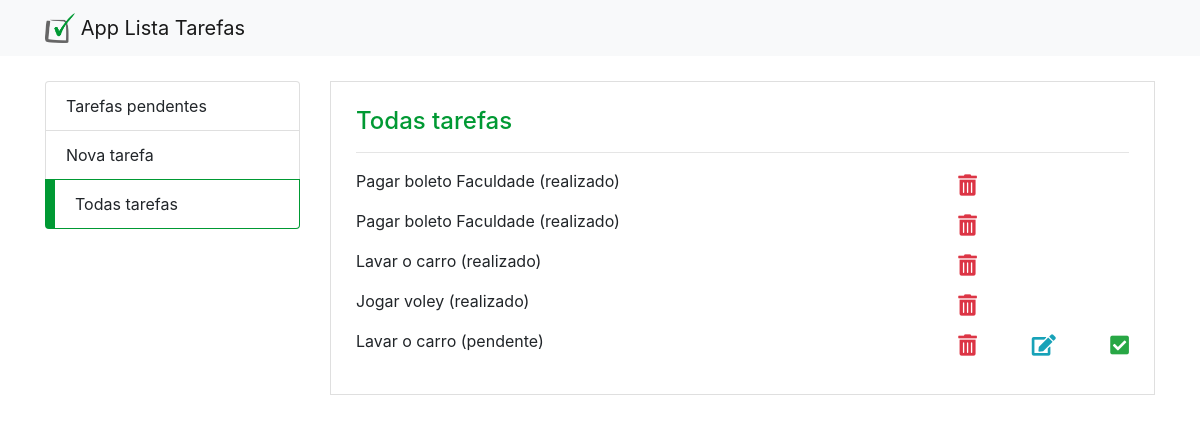
Screenshot of /todas_tarefas.php with the database file from the repository.
### tables this page shows
CREATE TABLE `tb_tarefas` (
  `id` int(11) NOT NULL AUTO_INCREMENT,
  `id_status` int(11) NOT NULL DEFAULT '1',
  `tarefa` text NOT NULL,
  `data_cadastrado` datetime NOT NULL DEFAULT CURRENT_TIMESTAMP,
  PRIMARY KEY (`id`),
  KEY `id_status` (`id_status`),
  CONSTRAINT `tb_tarefas_ibfk_1` FOREIGN KEY (`id_status`) REFERENCES `tb_status` (`id`)
);

CREATE TABLE `tb_status` (
  `id` int(11) NOT NULL AUTO_INCREMENT,
  `status` varchar(45) NOT NULL,
  PRIMARY KEY (`id`)
);

### controller/tarefa_controller.php (called while the page is built, shortened)
<?php
require './model/tarefa.service.php';
require './model/conexao.php';
$acao = isset($_GET['acao']) ? $_GET['acao'] : $acao;
if(isset($_GET['acao']) && $_GET['acao'] == 'inserir') {
    $tarefa = new Tarefa();
$tarefa-> __set('tarefa', $_POST['tarefa']);
$conexao = new Conexao();
$tarefaService = new TarefaService($conexao, $tarefa);
$tarefaService->inserir();
header('Location: nova_tarefa.php?inclusao=1');
} else if ($acao == 'recuperar') {
    $tarefa = new Tarefa();
    $conexao = new Conexao();
    $tarefaService = new TarefaService($conexao, $tarefa);
    $tarefas = $tarefaService->recuperar();
} else if ($acao == 'atualizar') {
    $tarefa = new Tarefa();
    $tarefa->__set('id', $_POST['id']);
    $tarefa->__set('tarefa', $_POST['tarefa']);
    $conexao = new Conexao();
    $tarefaService = new TarefaService($conexao, $tarefa);
    if($tarefaService->atualizar()) {
        if(isset($_GET['pag']) && $_GET['pag'] == 'index') {
            header('Location: index.php');
        } else {
        header('Location: todas_tarefas.php');
    }
    }
} else if($acao == 'remover') {
    $tarefa = new Tarefa();
    $tarefa->__set('id', $_GET['id']);
    $conexao = new Conexao();
    $tarefaService = new TarefaService($conexao, $tarefa);
    $tarefaService->remover();
    if(isset($_GET['pag']) && $_GET['pag'] == 'index') {
        header('Location: index.php');
    } else {
    header('Location: todas_tarefas.php');
    }
} else if ($acao == 'marcarRealizada') {
    $tarefa = new Tarefa();
    $tarefa->__set('id', $_GET['id']);
    $tarefa->__set('id_status', 2);
    $conexao = new Conexao();
    $tarefaService = new TarefaService($conexao, $tarefa);
    $tarefaService->marcarRealizada();
    if(isset($_GET['pag']) && $_GET['pag'] == 'index') {
        header('Location: index.php');
    } else {
    header('Location: todas_tarefas.php');
    }
} else if ($acao == 'recuperarTarefasPendente') {
    $tarefa = new Tarefa();
    $tarefa->__set('id_status', 1);
    $conexao = new Conexao();
    $tarefaService = new TarefaService($conexao, $tarefa);
    $tarefas = $tarefaService->recuperarTarefasPendente();
}

### model/conexao.php (called while the page is built)
<?php
class Conexao {
    private $host = 'localhost';
    private $dbname = 'apptarefas';
    private $user = 'root';
    private $pass = 'senha';
    public function conectar() {
        try {
            $conexao = new PDO (
                "mysql:host=$this->host; dbname=$this->dbname",
                "$this->user",
                "$this->pass"
            );
            return $conexao;
        } catch (PDOException $e) {
            echo 'Erro ao conectar' . $e->getMessage();
        }
    }
}

### model/tarefa.service.php (called while the page is built, shortened)
<?php
class TarefaService {
    private $conexao;
    public function __construct(Conexao $conexao, Tarefa $tarefa)
    {
        $this->conexao = $conexao->conectar();
    }
    public function recuperar () {
        $query = '  SELECT
                    t.id, s.status, t.tarefa
                    FROM
                    tb_tarefas as t
                    left join tb_status as s on (t.id_status = s.id)';
        $stmt = $this->conexao->prepare($query);
        $stmt->execute();
        return $stmt->fetchAll(PDO::FETCH_OBJ);
    }
}

### tarefa_controller.php (called while the page is built)
<?php
require './controller/tarefa_controller.php';

### todas_tarefas.php (the view, shortened to what this page needs)
<?php
require 'tarefa_controller.php';
?>
<html>
	<head>
		<link rel="stylesheet" href="css/estilo.css">
		<link rel="stylesheet" href="https://stackpath.bootstrapcdn.com/bootstrap/4.1.3/css/bootstrap.min.css">
		<link rel="stylesheet" href="https://use.fontawesome.com/releases/v5.3.1/css/all.css">
	</head>
	<body>
		<nav class="navbar navbar-light bg-light">
			<div class="container">
				<a class="navbar-brand" href="#">
					<img src="img/logo.png" width="30" height="30" class="d-inline-block align-top" alt="">
					App Lista Tarefas
				</a>
			</div>
		</nav>
		<div class="container app">
			<div class="row">
				<div class="col-sm-3 menu">
					<ul class="list-group">
						<li class="list-group-item"><a href="index.php">Tarefas pendentes</a></li>
						<li class="list-group-item"><a href="nova_tarefa.php">Nova tarefa</a></li>
						<li class="list-group-item active"><a href="#">Todas tarefas</a></li>
					</ul>
				</div>
				<div class="col-sm-9">
					<div class="container pagina">
						<div class="row">
							<div class="col">
								<h4>Todas tarefas</h4>
								<hr />
								<?php foreach($tarefas as $indice => $tarefa) { ?>
									<div class="row mb-3 d-flex align-items-center tarefa">
										<div class="col-sm-9" id="tarefa_<?= $tarefa->id ?>"><?= $tarefa->tarefa ?> (<?= $tarefa->status ?>)</div>
										<div class="col-sm-3 mt-2 d-flex justify-content-between">
										<i class="fas fa-trash-alt fa-lg text-danger" onclick="remover(<?= $tarefa->id ?>)"></i>
											<?php if($tarefa->status == 'pendente') { ?>
											<i class="fas fa-edit fa-lg text-info" onclick="editar(<?= $tarefa->id ?>, '<?= $tarefa->tarefa ?>')"></i>
											<i class="fas fa-check-square fa-lg text-success" onclick="marcarRealizada(<?= $tarefa->id ?>)"></i>
											<?php } ?>
										</div>
									</div>
								<?php } ?>
								</div>
							</div>
						</div>
					</div>
				</div>
			</div>
	</body>
</html>

### css/estilo.css (style rules this page uses)
.menu { margin-bottom: 25px; }
.app { margin-top: 25px; }
.pagina { border:solid 1px #DFDFDF; padding:25px !important; }
li.list-group-item.active { background-color: #fff; border-color: #009933; border-left:solid 10px #009933; }
li a { color: #212529; }
h4 { color: #009933 !important; }

### rows the page displays
tb_tarefas: tarefa "Pagar boleto Faculdade", id_status.status "realizado"
tb_tarefas: tarefa "Pagar boleto Faculdade", id_status.status "realizado"
tb_tarefas: tarefa "Lavar o carro", id_status.status "realizado"
tb_tarefas: tarefa "Jogar voley", id_status.status "realizado"
tb_tarefas: tarefa "Lavar o carro", id_status.status "pendente"
